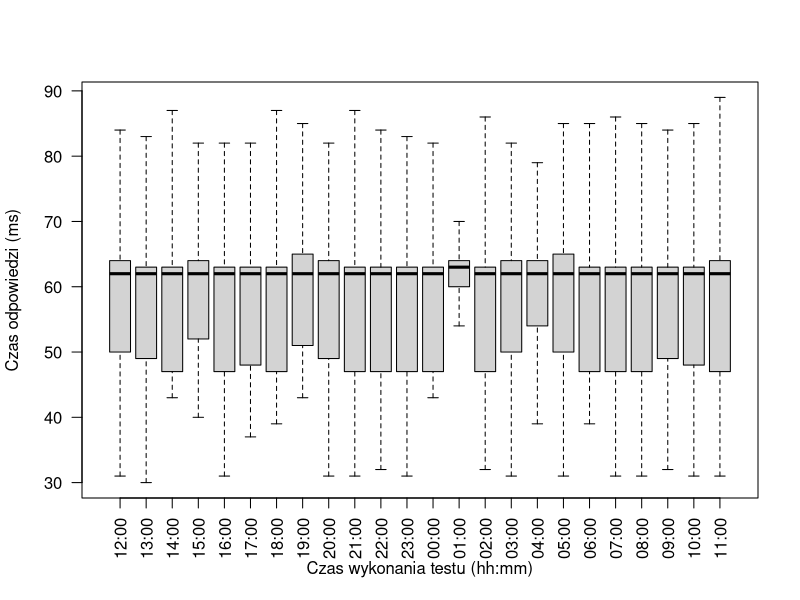

Reproduce this figure in R.
png(filename="aws-variance-boxplot.png", width=640, height=480)

csvData <- read.csv(file="data.csv", header=TRUE, sep=",")
boxplot(csvData, ylab="Czas odpowiedzi (ms)", xlab="Czas wykonania testu (hh:mm)", outline=FALSE, las=2, names=c("12:00","13:00","14:00","15:00","16:00","17:00","18:00","19:00","20:00","21:00","22:00","23:00","00:00","01:00","02:00","03:00","04:00","05:00","06:00","07:00","08:00","09:00","10:00","11:00"))
